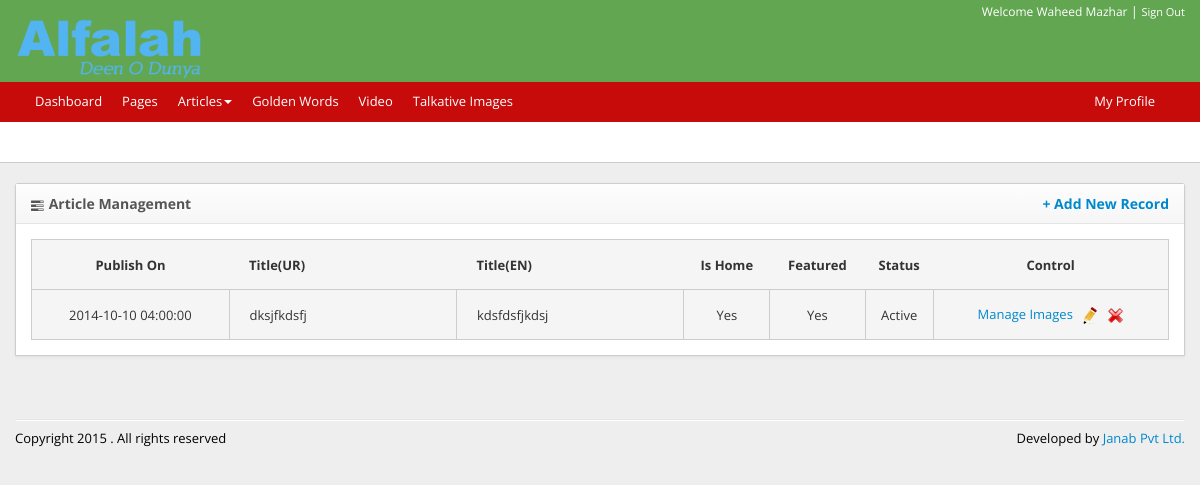
Page /admin/article/posts (signed in) on the earlier database version.
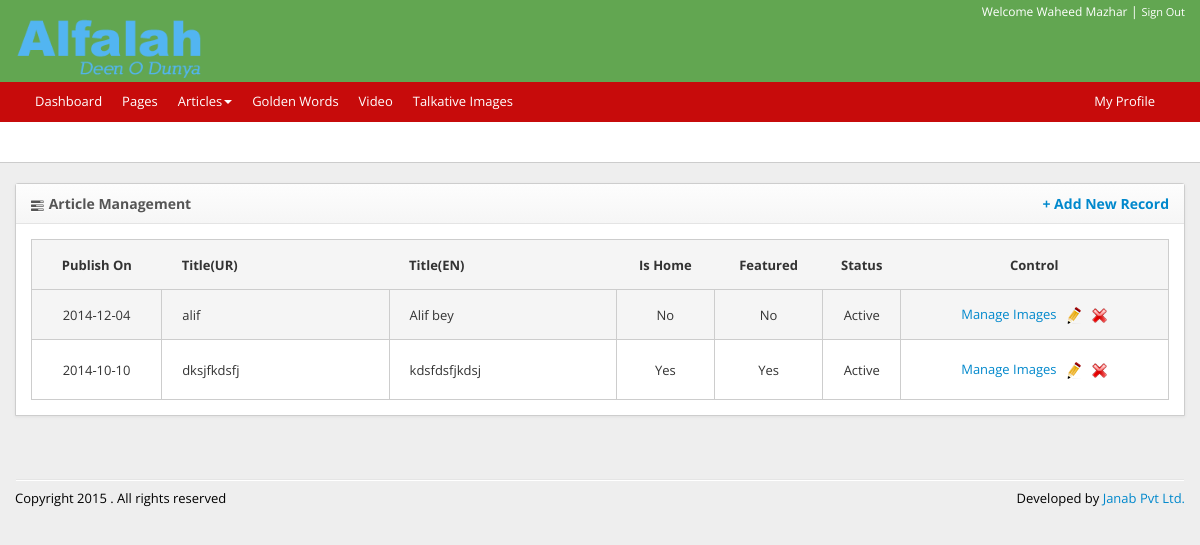
Same page on the later database version.
### tables this page shows
CREATE TABLE `article` (
  `article_id` int(11) NOT NULL AUTO_INCREMENT,
  `slug` varchar(64) DEFAULT NULL,
  `title_en` varchar(255) DEFAULT NULL,
  `description_en` text,
  `title_ur` varchar(255) DEFAULT NULL,
  `description_ur` text,
  `publish_on` date DEFAULT NULL,
  `is_active` tinyint(4) DEFAULT '1',
  `is_featured` tinyint(1) DEFAULT '0',
  `is_home` tinyint(1) DEFAULT '0',
  `video_url` varchar(255) DEFAULT NULL,
  `display_order` int(11) DEFAULT NULL,
  `created_by` int(11) DEFAULT NULL,
  `modified_by` int(11) DEFAULT NULL,
  `created_on` timestamp NULL DEFAULT NULL,
  `modified_on` timestamp NULL DEFAULT CURRENT_TIMESTAMP,
  PRIMARY KEY (`article_id`)
);

### admin/include/setting.inc.php (called while the page is built, shortened)
<?php
function getBaseURI() {
    return sprintf(
            "%s://%s", isset($_SERVER['HTTPS']) && $_SERVER['HTTPS'] != 'off' ? 'https' : 'http', $_SERVER['SERVER_NAME']
    );
}
$base_url = getBaseURI() . '/admin';

### admin/article/posts/index.php (the view, shortened to what this page needs)
<?php
$include_prefix = '../../';
include $include_prefix . "include/header.inc.php";
?>
<div id="content">
    <div class="container">
        <div class="row">
            <div class="span12">
                <div class="panel">
                    <div class="panel-header"><i class="icon-tasks"></i> Article Management<a href="<?php echo $base_url; ?>/article/posts/add.php" class="float-right">+ Add New Record</a></div>
                    <div class="panel-content">
                        <div class="bord">
                            <table class="display" cellspacing="0" width="100%" id="stopNGTable">
                                <thead>
                                    <tr>
                                        <th class="text-align-center"><strong>Publish On</strong></th>
                                        <th class="text-align-left pl20 width20"><strong>Title(UR) </strong></th>
                                        <th class="text-align-left pl20 width20"><strong>Title(EN)</strong></th>
                                        <th class="text-align-center"><strong>Is Home</strong> </th>
                                        <th class="text-align-center"><strong>Featured</strong> </th>
                                        <th class="text-align-center"><strong>Status</strong> </th>
                                        <th class="text-align-center"><strong>Control</strong></th>
                                    </tr>
                                </thead>
                                <tbody>
                                    <?php
                                    $query = "SELECT * FROM `article` ORDER BY `publish_on` DESC";
                                    if (!$result = $sql->query($query)) {
                                        dumpSql("Error Running Query : $sql->error" . "<br /><br /><br />" . $query);
                                    }
                                    if ($result->num_rows > 0) {
                                        while ($record = $result->fetch_object()) {
                                            echo '<tr class="height60 gradeA">
                                                <td  class="text-align-center">' . $record->publish_on . '</td>
                                                <td  class="text-align-left pl20">' . $record->title_ur . '</td>
                                                <td  class="text-align-left pl20">' . $record->title_en . '</td>
                                                <td  class="text-align-center">' . (($record->is_home == 1) ? 'Yes' : 'No') . '</td>
                                                <td  class="text-align-center">' . (($record->is_featured == 1) ? 'Yes' : 'No') . '</td>
                                                <td  class="text-align-center">' . (($record->is_active == 1) ? 'Active' : 'Inactive') . '</td>
                                                <td class="text-align-center">
                                                    <a href="' . $base_url . '/article/posts/images/index.php?article_id=' . $record->article_id . '">
                                                        Manage Images
                                                    </a>
                                                    &nbsp;
                                                    <a href="' . $base_url . '/article/posts/edit.php?article_id=' . $record->article_id . '">
                                                        <img src="' . $base_url . '/assets/images/edit-icon.png" />
                                                    </a>
                                                    &nbsp;
                                                    <a href="' . $base_url . '/article/posts/delete.php?article_id=' . $record->article_id . '">
                                                        <img src="' . $base_url . '/assets/images/delete-icon.png" width="17px"/>
                                                    </a>
                                                </td>
                                        </tr>';
                                        }
                                    }
                                    ?>
                                </tbody>
                            </table>
                        </div>
                    </div>
                </div>
            </div>
        </div>
    </div>
</div>
<?php
if (isset($include_prefix)) {
    require_once $include_prefix . 'include/footer.inc.php';
} else {
    require_once 'include/footer.inc.php';
}
?>

Differences in the rows shown:
added article: publish_on "2014-12-04", title_ur "alif", title_en "Alif bey", is_home "No", is_featured "No", is_active "Active"
changed article "dksjfkdsfj": publish_on "2014-10-10 04:00:00" → "2014-10-10"
